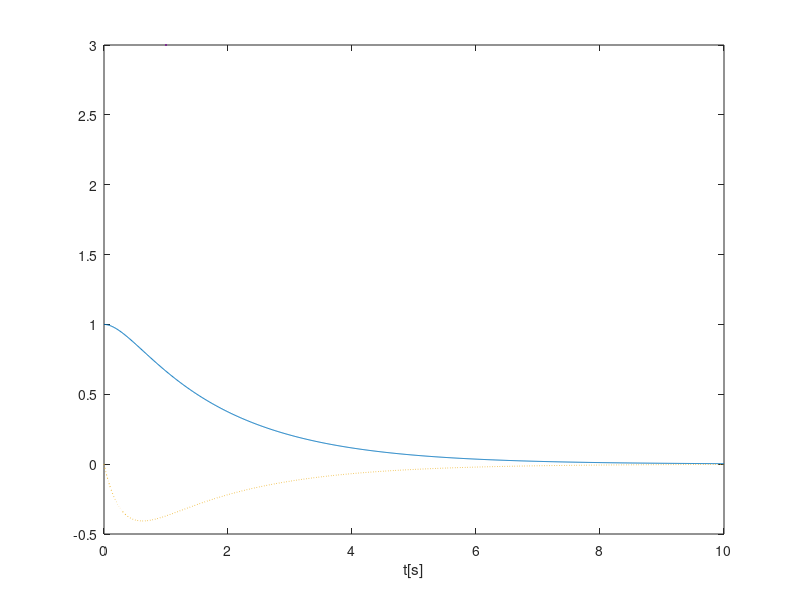

Source code (MATLAB): (Note: this script raises an error after producing the figure.)
close all; clc; clear;
%% T3 - SCon II - Lista 7 - Exercício 3 Dorf 12a
% Cesar Augusto Mendes Cordeiro da Silva    211270121

% CP3.7) Consider the following system:
A = [0, 1; -2, -4];
B = [0; 1];
C = [1, 0];
D = 0;

% with
x0 = [1, 0];

% Using the Isim function obtain and plot the system response
% (for x₁(t) and x₂(t)) when u(t) = 0.
sys = ss(A, B, C, D);

% Ⅰ) t de simulação
t = 0:0.01:10;

% Ⅱ) u(t) = 0
u = 0*t;

% Ⅲ) Simuação do sistema
[y, t, x] = lsim(sys, u, t, x0);

% Ⅳ) Plot
figure()

plot(t,x(:,1), LineWidth = 3);
hold on;
plot(t,x(:,2),':', LineWidth = 3);

xlabel('t[s]');
ylabel('x(t)', Rotation = 0);
grid;

title('Simuação do sistema CP3.7')
legend('x₁', 'x₂')